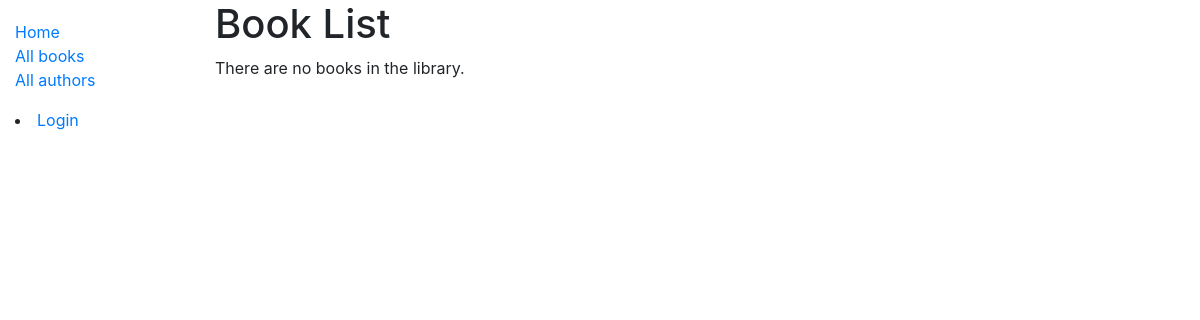
Page /catalog/books/ on the earlier database version.
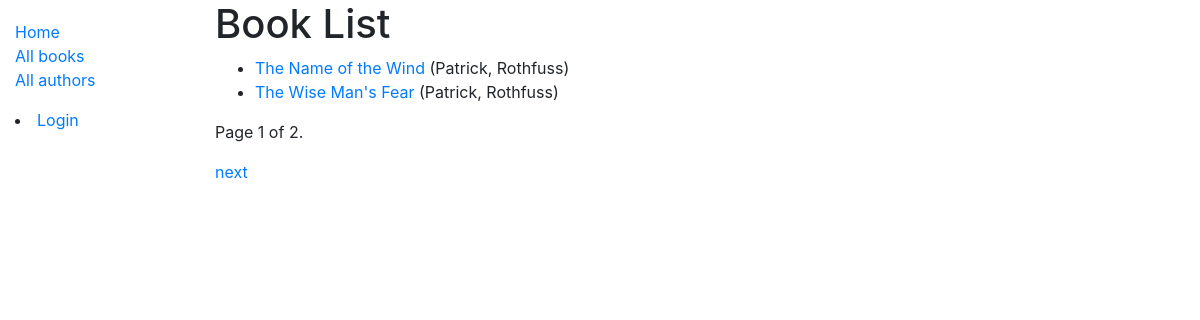
Same page on the later database version.
### catalog/models.py (models this page shows, shortened)
class Book(models.Model):
    title = models.CharField(max_length=200)
    author = models.ForeignKey('Author', on_delete=models.SET_NULL, null=True)
    summary = models.TextField(max_length=1000, help_text='Enter a brief description of the book')
    isbn = models.CharField('ISBN', max_length=13, help_text='13 Character <a href="https://www.isbn-international.org/content/what-isbn">ISBN number</a>')
    genre = models.ManyToManyField(Genre, help_text='Select a genre for this book')
    def get_absolute_url(self):
        return reverse('book-detail', args=[str(self.id)])
    def display_genre(self):
        """Create a string for the Genre. This is required to display genre in Admin."""
        return ', '.join(genre.name for genre in self.genre.all()[:3])
    display_genre.short_description = 'Genre'

class Author(models.Model):
    first_name = models.CharField(max_length=100)
    last_name = models.CharField(max_length=100)
    date_of_birth = models.DateField(null=True, blank=True)
    date_of_death = models.DateField('Died', null=True, blank=True)
    class Meta:
        ordering = ['last_name', 'first_name']
    def __str__(self):
        return f'{self.last_name}, {self.first_name}'

### catalog/views.py (the view)
# urls.py: path('books/', views.BookListView.as_view(), name='books'),
class BookListView(generic.ListView):
    model = Book
    paginate_by = 2

### catalog/templates/catalog/book_list.html (shortened to what this page needs)
{% extends "base_generic.html" %}
{% block content %}
  <h1>Book List</h1>
  {% if book_list %}
  <ul>
    {% for book in book_list %}
      <li>
        <a href="{{ book.get_absolute_url }}">{{ book.title }}</a> ({{book.author}})
      </li>
    {% endfor %}
  </ul>
  {% else %}
    <p>There are no books in the library.</p>
  {% endif %}
{% endblock %}

Differences in the rows shown:
added Book: title "The Name of the Wind", author "Patrick, Rothfuss"
added Book: title "The Wise Man's Fear", author "Patrick, Rothfuss"
Other differences:
{{ page_obj.number }}: (not shown) → "1"
{{ page_obj.paginator.num_pages }}: (not shown) → "2"
text no longer shown: "There are no books in the library."
text now shown: "Page of . next"
